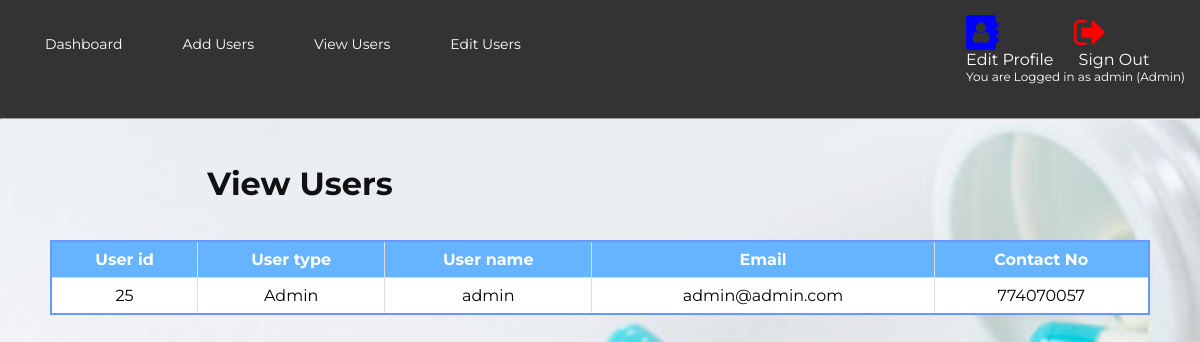
Page /src/Admin/ViewAdminUsers.php (signed in) on the earlier database version.
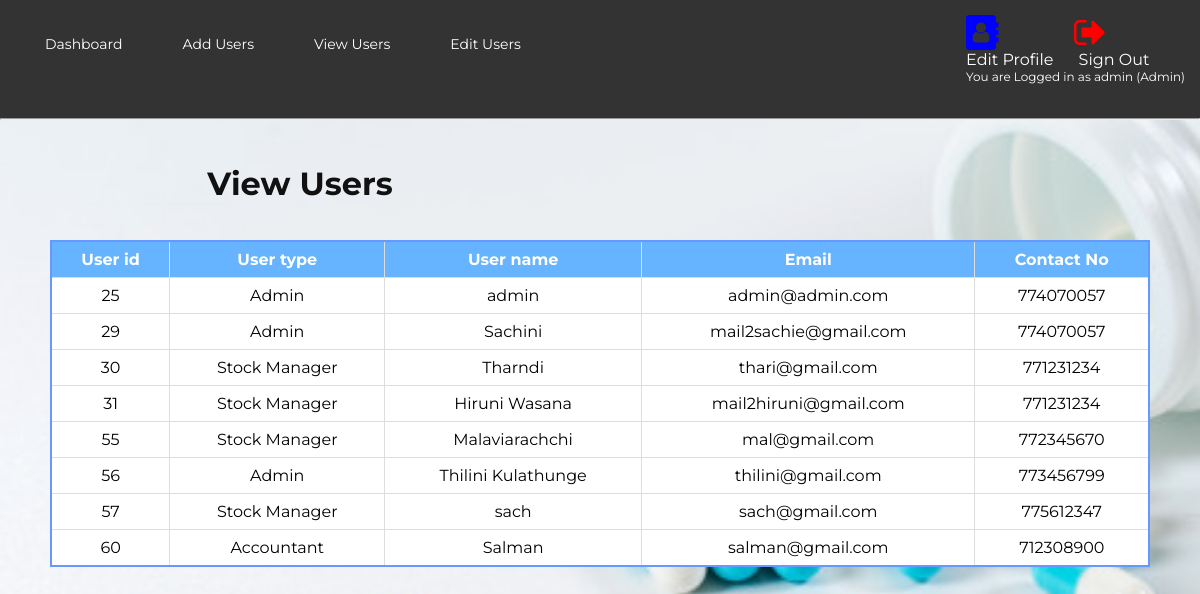
Same page on the later database version.
### tables this page shows
CREATE TABLE `users` (
  `userID` int(11) NOT NULL,
  `name` text NOT NULL,
  `email` varchar(50) NOT NULL,
  `password` varchar(50) NOT NULL,
  `usertype` varchar(1) NOT NULL,
  `contact` int(10) NOT NULL
);

### src/Admin/ViewAdminUsers.php (the view, shortened to what this page needs)
<!DOCTYPE html>
<html>
<head>
    <link rel="stylesheet" type="text/css" href="style.css">
<link rel="stylesheet" href="https://cdnjs.cloudflare.com/ajax/libs/font-awesome/4.7.0/css/font-awesome.min.css">
</head>
<body>
<?php include('header.php') ?>
    <hr>
    <div class="row-50">
        <h1 class="div-c">View Users</h1>
    </div>
    <?php
        echo "<table  border='1' class=\"user\" style='background-color:#FFFFFF;border-collapse:collapse;border:2px solid #6699FF;color:#000000;width:400'>
                <tr style = 'background-color:#66b3ff;'>
                    <th>User id</th>
                    <th>User type</th>
                    <th>User name</th>
                    <th>Email</th>
                    <th>Contact No</th>
                </tr>";
        $allus = "SELECT * FROM users";
        $userquery = mysqli_query($conn,$allus);
        while($row = mysqli_fetch_assoc($userquery)){
            if($row['usertype']=='a'){
                    $type= "Admin";
                }
                elseif($row['usertype']=='s'){
                    $type="Stock Manager";
                }
                else{
                    $type="Accountant";
                }
            echo "<tr>
                <td>".$row['userID']."</td>
                <td>".$type."</td>
                <td>".$row['name']."</td>
                <td>".$row['email']."</td>
                <td>".$row['contact']."</td>
                </tr>";
        }
         echo "</table>";
    ?>
</body>
</html>

### src/Admin/header.php (shortened to what this page needs)
<div class="navigation">
        <div class="row-100 bg-grey">
                <ul class="left-nav">
                      <li><a class="home-active" href="../Dashboard/dashboard.php">Dashboard</a></li>
                      <li><a class="products-active" href="../Registration/registration.php">Add Users</a></li>
                      <li><a class="facilities-active" href="ViewAdminUsers.php">View Users</a></li>
                      <li><a class="help-active" href="EditUsers.php">Edit Users</a></li>
                </ul>
                <div class="right-nav">
                <?php
					if(isset($_SESSION['name'])){
							if("{$_SESSION['usertype']}" == 'a'){ ?>
								<a href="../EditProfile/EditProfile.php"><i class="fa fa-address-book" style="font-size:35px;color:blue"></i></a>  &nbsp;&nbsp;&nbsp;&nbsp;&nbsp;&nbsp;&nbsp;&nbsp;&nbsp;&nbsp;&nbsp;&nbsp;&nbsp;&nbsp;&nbsp;&nbsp;
	  							<a href="../logout.php"><i class="fa fa-sign-out" style="font-size:35px;color:red"></i></a>
	  							<br>Edit Profile &nbsp;&nbsp;&nbsp;&nbsp; Sign Out
								<?php
                                echo "<br><p class=\"logged-in-msg\">You are Logged in as " . $_SESSION['name']. " (Admin)</p>";
				            }
                        }
					else{
						echo "<li><a class=\"active\" href=\"login.php\">Login</a></li>";
						echo "<li><a href=\"register.php\">Register</a></li>";
						}
                ?>
                    </div>
        </div>
                    </div>

### src/Admin/style.css (style rules this page uses)
* { box-sizing: border-box; font-family: 'Montserrat', sans-serif; }
body { margin: 0; background-image: url('../img/bg.jpg'); background-repeat: no-repeat; background-attachment: fixed; background-size: cover; background-color: rgb(241, 235, 235); color: #FFF; }
p { font-size: 14px; }
h1 { font-size: 32px; }
a { font-size: 14px; text-decoration: none; color: #FFF; }
.row-25, .row-50, .row-75, .row-100 { float: left; position: relative; padding: 15px; }
.row-50 { width: 50%; color: #111; }
table, th, td { border: 1px solid black; border-collapse: collapse; }
.row-100 { width: 100%; }
.bg-grey { background-color: #333; }
.div-c { text-align: center; }
.navigation ul { list-style-type: none; margin: 0; padding: 0; }
.navigation .left-nav { float: left; }
.navigation .right-nav { float: right; }
.navigation li { float: left; margin-bottom: 30px; }
.navigation li a { display: block; color: white; text-align: center; padding: 20px 30px; text-decoration: none; }
.logged-in-msg { font-size: 12px; color: #FFF; text-align: right; margin: 0; }
.user { width: 1100px; margin: 0 auto; table-layout: auto; border-collapse: collapse; }
.user th { background-color: #66b3ff; border: 1px solid #ddd; padding: 8px; text-align: center; color: #fff; }
.user td { border: 1px solid #ddd; padding: 8px; text-align: center; }

Differences in the rows shown:
added users: userID "29", usertype "Admin", name "Sachini", email "mail2sachie@gmail.com", contact "774070057"
added users: userID "30", usertype "Stock Manager", name "Tharndi", email "thari@gmail.com", contact "771231234"
added users: userID "31", usertype "Stock Manager", name "Hiruni Wasana", email "mail2hiruni@gmail.com", contact "771231234"
added users: userID "55", usertype "Stock Manager", name "Malaviarachchi", email "mal@gmail.com", contact "772345670"
added users: userID "56", usertype "Admin", name "Thilini Kulathunge", email "thilini@gmail.com", contact "773456799"
added users: userID "57", usertype "Stock Manager", name "sach", email "sach@gmail.com", contact "775612347"
added users: userID "60", usertype "Accountant", name "Salman", email "salman@gmail.com", contact "712308900"
